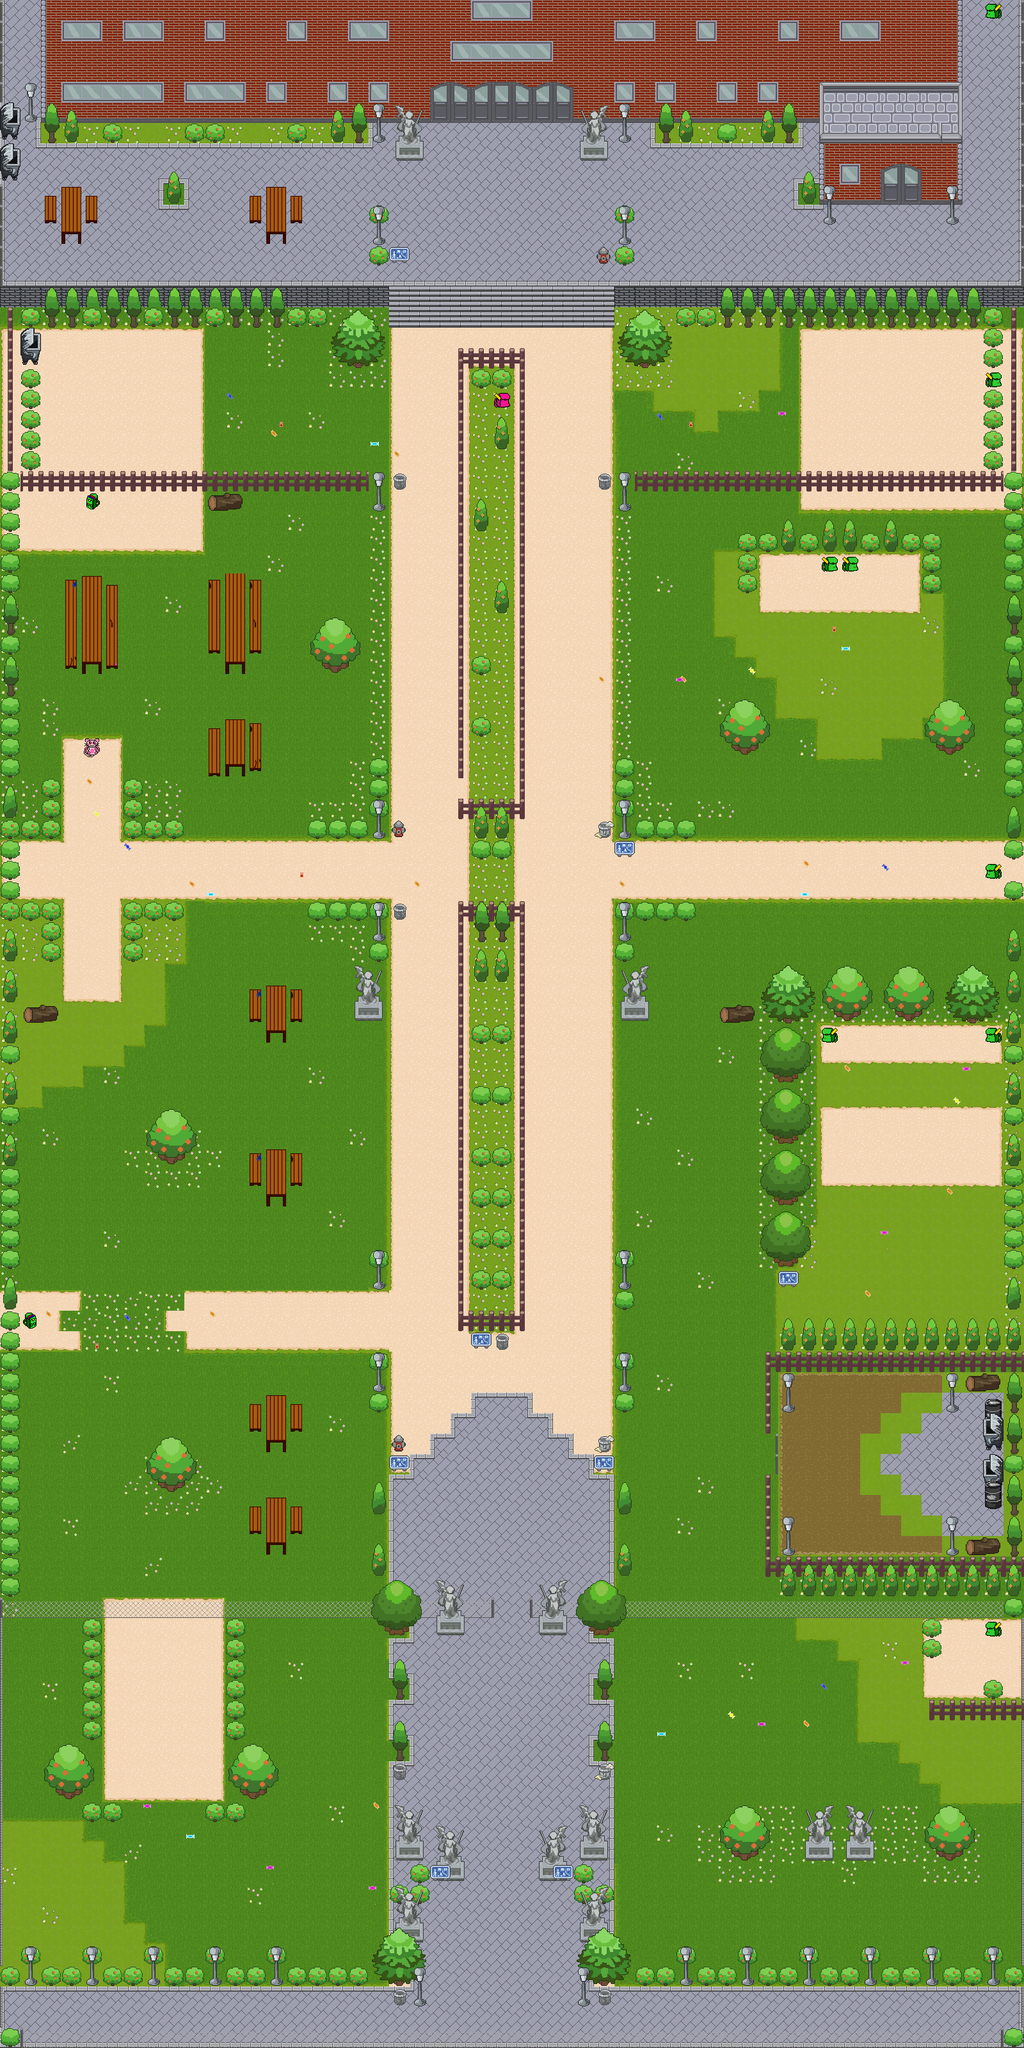

Rendered tile map (Tiled .tmx) drawn with the repository's tilesets; below, a short description and the map source with its tile grids summarised:
An orthogonal 50x100 tile map with 32x32 px tiles, 7 tile layers (Collisions, Floor, Hierbable, Top, ...), 1 hidden layer not drawn, 4 tilesets and 34 objects (15x NPC, 12x Bag, 5x Cartel, Player, Door).

<map version="1.0" tiledversion="1.1.2" orientation="orthogonal" renderorder="right-down" width="50" height="100" tilewidth="32" tileheight="32" infinite="0" nextobjectid="120">
 <properties>
  <property name="000" value="..\assets\000.png" />
  <property name="Personaje1" value="..\assets\Personaje1.png" />
  <property name="Personaje10" value="..\assets\Personaje10.png" />
  <property name="Personaje11" value="..\assets\Personaje11.png" />
  <property name="Personaje12" value="..\assets\Personaje12.png" />
  <property name="Personaje13" value="..\assets\Personaje13.png" />
  <property name="Personaje14" value="..\assets\Personaje14.png" />
  <property name="Personaje15" value="..\assets\Personaje15.png" />
  <property name="Personaje2" value="..\assets\Personaje2.png" />
  <property name="Personaje3" value="..\assets\Personaje3.png" />
  <property name="Personaje4" value="..\assets\Personaje4.png" />
  <property name="Personaje5" value="..\assets\Personaje5.png" />
  <property name="Personaje6" value="..\assets\Personaje6.png" />
  <property name="Personaje7" value="..\assets\Personaje7.png" />
  <property name="Personaje8" value="..\assets\Personaje8.png" />
  <property name="cartel" value="..\assets\cartel.png" />
  <property name="door" value="..\assets\door.png" />
  <property name="helicopter" value="..\assets\helicopter.png" />
  <property name="key" value="..\assets\key.png" />
  <property name="personaje9" value="..\assets\Personaje9.png" />
 </properties>
 <tileset firstgid="1" name="Patrones1" tilewidth="32" tileheight="32" tilecount="168" columns="14">
  <image source="LevelDesign/Tileset_1.png" width="448" height="384" />
 </tileset>
 <tileset firstgid="169" name="TileSetLevelTutorial" tilewidth="32" tileheight="32" tilecount="272" columns="16">
  <image source="Tileset_1 (1).png" width="512" height="574" />
 </tileset>
 <tileset firstgid="441" name="TilesetDefinitivo" tilewidth="32" tileheight="32" tilecount="1980" columns="60">
  <image source="TilesetBetaTutorial.png" width="1920" height="1056" />
 </tileset>
 <tileset firstgid="2421" name="Personajes_1" tilewidth="32" tileheight="32" tilecount="30" columns="3">
  <image source="Personajes_1.png" width="126" height="320" />
 </tileset>
 <layer name="Collisions" width="50" height="100">
  <properties>
   <property name="collidable" type="bool" value="true" />
  </properties>
  <data>[5000 cells, 1482 non-empty, 3 distinct tile ids]</data>
 </layer>
 <layer name="Floor" width="50" height="100">
  <data>[5000 cells, 5000 non-empty, 100 distinct tile ids]</data>
 </layer>
 <layer name="Hierbable" width="50" height="100">
  <properties>
   <property name="BigGrass" type="bool" value="true" />
  </properties>
  <data>[5000 cells, 378 non-empty, 1 distinct tile ids]</data>
 </layer>
 <layer name="Top" width="50" height="100">
  <data>[5000 cells, 571 non-empty, 44 distinct tile ids]</data>
 </layer>
 <layer name="Top-Top" width="50" height="100">
  <data>[5000 cells, 148 non-empty, 35 distinct tile ids]</data>
 </layer>
 <layer name="Fences&amp;Trees" width="50" height="100">
  <data>[5000 cells, 1128 non-empty, 113 distinct tile ids]</data>
 </layer>
 <layer name="TopFences&amp;Trees" width="50" height="100">
  <data>[5000 cells, 82 non-empty, 31 distinct tile ids]</data>
 </layer>
 <layer name="Personajes" width="50" height="100" visible="0">
  <data>[5000 cells, 0 non-empty, 0 distinct tile ids]</data>
 </layer>
 <objectgroup name="Objects">
  <object id="37" name="Player" type="Player" x="1232.67" y="381.33" width="32" height="32">
   <properties>
    <property name="numFrames" type="int" value="3" />
    <property name="textureHeight" type="int" value="32" />
    <property name="textureID" value="helicopter" />
    <property name="textureWidth" type="int" value="32" />
   </properties>
  </object>
  <object id="2" name="Cofre" type="Bag" gid="92" x="126.667" y="1184.33" width="32" height="32" />
  <object id="9" name="Cofre" type="Bag" gid="108" x="128" y="798.667" width="32" height="32" />
  <object id="12" name="Cofre" type="Bag" gid="90" x="1536" y="1374" width="32" height="32" />
  <object id="13" name="Cofre" type="Bag" gid="109" x="32" y="2082" width="32" height="32" />
  <object id="14" name="Cofre" type="Bag" gid="90" x="1536" y="2560.67" width="32" height="32">
   <properties>
    <property name="Sweeties" type="int" value="10" />
   </properties>
  </object>
  <object id="15" name="Cofre" type="Bag" gid="90" x="1533" y="610" width="32" height="32" />
  <object id="16" name="Cofre" type="Bag" gid="90" x="1526.33" y="31.3333" width="32" height="32" />
  <object id="25" name="Cofre" type="Bag" gid="91" x="1278.67" y="895.333" width="32" height="32" />
  <object id="26" name="Cofre" type="Bag" gid="91" x="1313.33" y="898" width="32" height="32" />
  <object id="28" name="Cofre" type="Bag" gid="370" x="1533.33" y="1632" width="32" height="32" />
  <object id="29" name="Cofre" type="Bag" gid="370" x="1281.33" y="1633.33" width="32" height="32" />
  <object id="36" name="Cofre" type="Bag" gid="1289" x="765" y="638" width="32" height="32" />
  <object id="39" name="Personaje1" type="NPC" x="369.499" y="1932.91" width="32" height="32">
   <properties>
    <property name="Message" value="NPC1" />
    <property name="numFrames" type="int" value="3" />
    <property name="textureHeight" type="int" value="32" />
    <property name="textureID" value="Personaje1" />
    <property name="textureWidth" type="int" value="32" />
   </properties>
  </object>
  <object id="42" name="Personaje2" type="NPC" x="710.666" y="2732" width="32" height="32">
   <properties>
    <property name="Message" value="NPC2" />
    <property name="isFighter" type="int" value="1" />
    <property name="numFrames" type="int" value="3" />
    <property name="textureHeight" type="int" value="32" />
    <property name="textureID" value="Personaje2" />
    <property name="textureWidth" type="int" value="32" />
   </properties>
  </object>
  <object id="86" name="Personaje3" type="NPC" x="1132" y="1962.33" width="32" height="32">
   <properties>
    <property name="Message" value="NPC3" />
    <property name="numFrames" type="int" value="3" />
    <property name="textureHeight" type="int" value="32" />
    <property name="textureID" value="Personaje3" />
    <property name="textureWidth" type="int" value="32" />
   </properties>
  </object>
  <object id="88" name="Personaje4" type="NPC" x="1134.67" y="1489.33" width="32" height="32">
   <properties>
    <property name="Message" value="NPC4" />
    <property name="numFrames" type="int" value="3" />
    <property name="textureHeight" type="int" value="32" />
    <property name="textureID" value="Personaje4" />
    <property name="textureWidth" type="int" value="32" />
   </properties>
  </object>
  <object id="89" name="Personaje5" type="NPC" x="230" y="596" width="32" height="32">
   <properties>
    <property name="Message" value="NPC5" />
    <property name="numFrames" type="int" value="3" />
    <property name="textureHeight" type="int" value="32" />
    <property name="textureID" value="Personaje5" />
    <property name="textureWidth" type="int" value="32" />
   </properties>
  </object>
  </objectgroup>
</map>
<!-- 16 of 34 objects omitted -->
